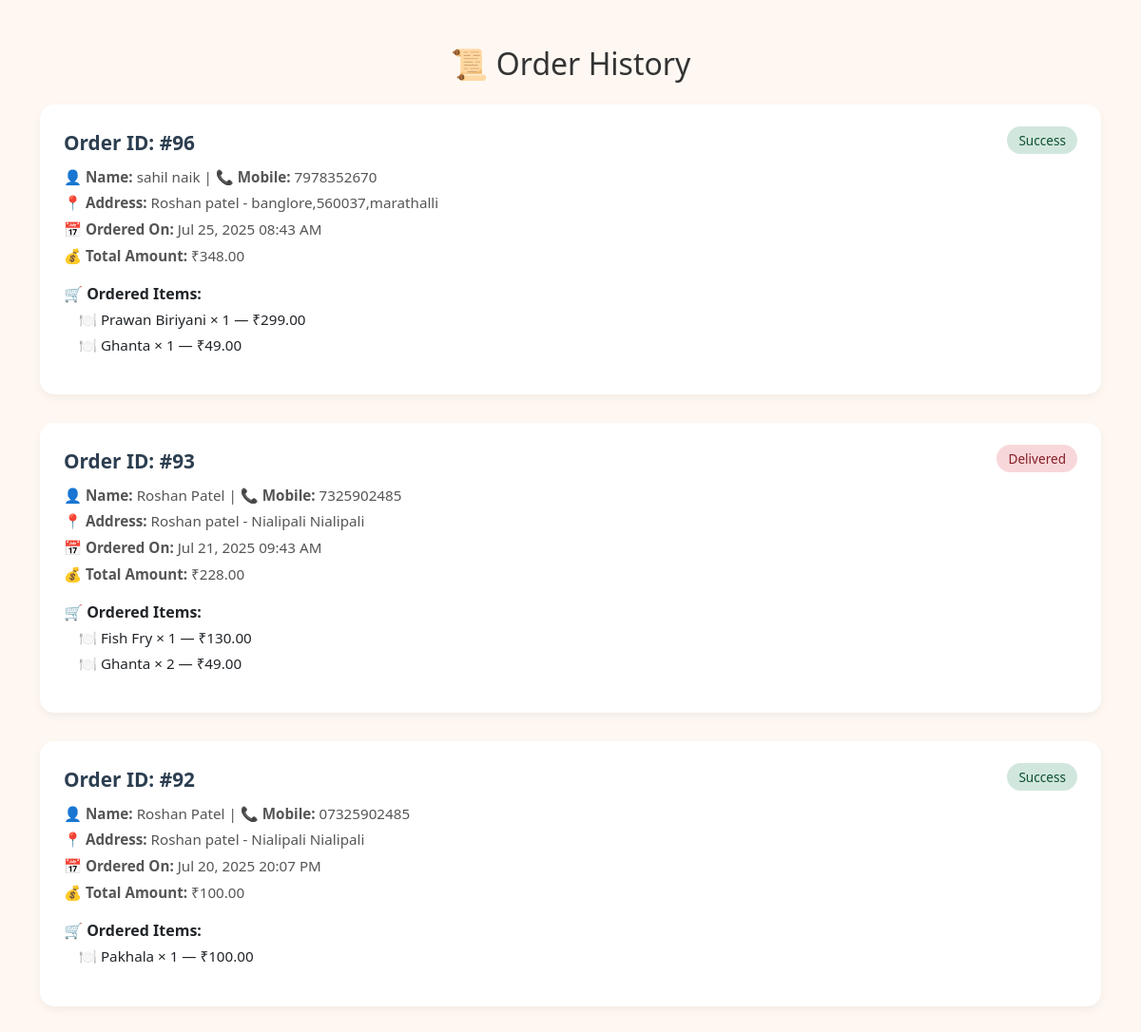
/order-history/ (signed in), run on an earlier commit of the app's database.
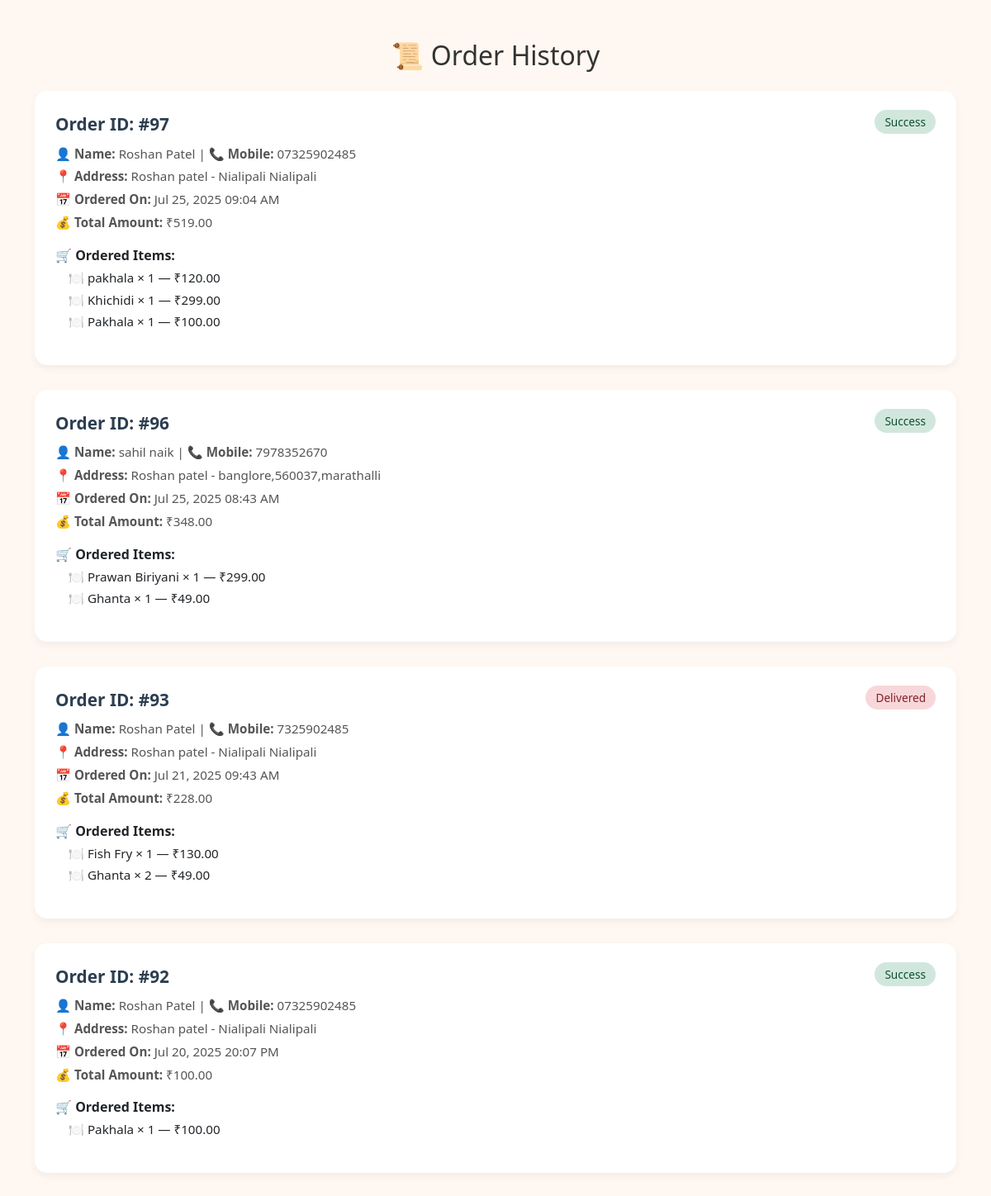
And on a later commit of the database.
### foodapp/models.py (models this page shows, shortened)
class Order(models.Model):
    STATUS_CHOICES = [
        ('Pending', 'Pending'),
        ('Processing', 'Processing'),
        ('Delivered', 'Delivered'),
        ('Cancelled', 'Cancelled'),
        ('Success', 'Success'),
    ]
    user = models.ForeignKey(User, on_delete=models.CASCADE)
    address = models.ForeignKey(Address, on_delete=models.SET_NULL, null=True)
    total_price = models.DecimalField(max_digits=10, decimal_places=2)
    name = models.CharField(max_length=100, default='')
    mobile = models.CharField(max_length=15, default='')
    status = models.CharField(max_length=20, choices=STATUS_CHOICES, default='Pending')
    created_at = models.DateTimeField(auto_now_add=True)
    @property
    def total_amount(self):
        return self.total_price

class Address(models.Model):
    user = models.ForeignKey(User, on_delete=models.CASCADE)
    address_line = models.TextField()
    phone = models.CharField(max_length=15)
    city = models.CharField(max_length=100, default='N/A')
    pincode = models.CharField(max_length=10, default='000000')
    created_at = models.DateTimeField(auto_now_add=True)
    def __str__(self):
        return f"{self.user.username} - {self.address_line}"

class OrderItem(models.Model):
    order = models.ForeignKey(Order, on_delete=models.CASCADE, related_name='items')
    food_item = models.ForeignKey(FoodItem, on_delete=models.CASCADE)
    quantity = models.PositiveIntegerField()
    price = models.DecimalField(max_digits=8, decimal_places=2)
    name = models.CharField(max_length=100)
    mobile = models.CharField(max_length=15)

class FoodItem(models.Model):
    name = models.CharField(max_length=100)
    description = models.TextField(blank=True)
    price = models.DecimalField(max_digits=8, decimal_places=2)
    image = models.ImageField(upload_to='food_images/', null=True, blank=True)
    category = models.ForeignKey(Category, on_delete=models.CASCADE)

### foodapp/views.py (the view)
# urls.py: path('order-history/', views.order_history, name='order_history'),
@login_required
def order_history(request):
    orders = Order.objects.filter(user=request.user).order_by('-created_at')
    return render(request, 'order_history.html', {'orders': orders})

### foodapp/templates/order_history.html (shortened to what this page needs)
{% load static %}
<!DOCTYPE html>
<html lang="en">
<head>
  <link href="https://cdn.jsdelivr.net/npm/bootstrap@5.3.3/dist/css/bootstrap.min.css" rel="stylesheet">
</head>
<body>
<div class="container py-5">
  <h2 class="mb-4 text-center">📜 Order History</h2>
  {% for order in orders %}
    <div class="order-card">
      <div class="d-flex justify-content-between mb-2">
        <div class="order-header">Order ID: #{{ order.id }}</div>
        <div>
          <span class="status-badge
            {% if order.status == 'Success' %}status-success
            {% elif order.status == 'Pending' %}status-pending
            {% else %}status-failed{% endif %}">
            {{ order.status }}
          </span>
        </div>
      </div>
      <p class="order-meta">👤 <strong>Name:</strong> {{ order.name }} | 📞 <strong>Mobile:</strong> {{ order.mobile }}</p>
      <p class="order-meta">📍 <strong>Address:</strong> {{ order.address }}</p>
      <p class="order-meta">📅 <strong>Ordered On:</strong> {{ order.created_at|date:"M d, Y H:i A" }}</p>
      <p class="order-meta">💰 <strong>Total Amount:</strong> ₹{{ order.total_amount }}</p>
      <p class="mt-3 mb-1 fw-semibold">🛒 Ordered Items:</p>
      <ul class="item-list list-unstyled ms-3">
        {% for item in order.items.all %}
          <li>🍽️ {{ item.food_item.name }} × {{ item.quantity }} — ₹{{ item.price }}</li>
        {% endfor %}
      </ul>
    </div>
  {% empty %}
    <div class="alert alert-info text-center">No order history available.</div>
  {% endfor %}
</div>
</body>
</html>

What changed in the data, as far as the page shows it:
added Order: id "97", status "Success", name "Roshan Patel", mobile "07325902485", address "Roshan patel - Nialipali Nialipali", created_at "Jul 25, 2025 09:04 AM", total_amount "519.00"
added OrderItem: food_item.name "pakhala", quantity "1", price "120.00", shown under "97"
added OrderItem: food_item.name "Khichidi", quantity "1", price "299.00", shown under "97"
added OrderItem: food_item.name "Pakhala", quantity "1", price "100.00", shown under "97"
